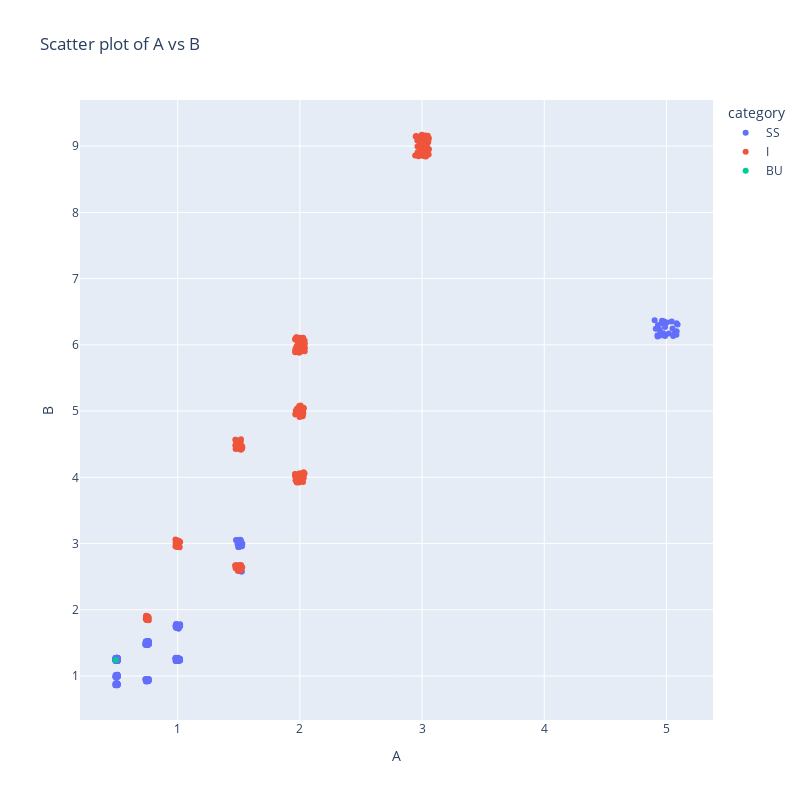

Source (notebook cell):
### Code cell
# plt.figure(figsize=(10, 6))
# sns.scatterplot(x=df_class['A'], y=df_class['B'], hue=df_class["category"])
# plt.xlabel('A')
# plt.ylabel('B')
# plt.title('Scatter plot of A vs B for Sampling Centers')
# plt.show()

fig = px.scatter(
    df_class,
    x="A",
    y="B",
    color="category",
    title="Scatter plot of A vs B",
    labels={"A": "A", "B": "B"},
    width=800,
    height=800,
)

# Display the plot in the notebook
fig.show()

### Figure 1 — Plotly figure (JSON) as saved in the notebook; plotly's stock layout.template omitted (floating-point values rounded to 4 significant figures; data arrays with more than 128 entries replaced by an {"elided": "..."} marker saying what was removed)
{"data": [{"hovertemplate": "category=SS<br>A=%{x}<br>B=%{y}<extra></extra>", "legendgroup": "SS", "marker": {"color": "#636efa", "symbol": "circle"}, "mode": "markers", "name": "SS", "orientation": "v", "showlegend": true, "type": "scatter", "x": {"elided": "378 float values"}, "xaxis": "x", "y": {"elided": "378 float values"}, "yaxis": "y"}, {"hovertemplate": "category=I<br>A=%{x}<br>B=%{y}<extra></extra>", "legendgroup": "I", "marker": {"color": "#EF553B", "symbol": "circle"}, "mode": "markers", "name": "I", "orientation": "v", "showlegend": true, "type": "scatter", "x": {"elided": "246 float values"}, "xaxis": "x", "y": {"elided": "246 float values"}, "yaxis": "y"}, {"hovertemplate": "category=BU<br>A=%{x}<br>B=%{y}<extra></extra>", "legendgroup": "BU", "marker": {"color": "#00cc96", "symbol": "circle"}, "mode": "markers", "name": "BU", "orientation": "v", "showlegend": true, "type": "scatter", "x": [0.4923], "xaxis": "x", "y": [1.244], "yaxis": "y"}], "layout": {"height": 800, "legend": {"title": {"text": "category"}, "tracegroupgap": 0}, "title": {"text": "Scatter plot of A vs B"}, "width": 800, "xaxis": {"anchor": "y", "domain": [0, 1], "title": {"text": "A"}}, "yaxis": {"anchor": "x", "domain": [0, 1], "title": {"text": "B"}}}}
